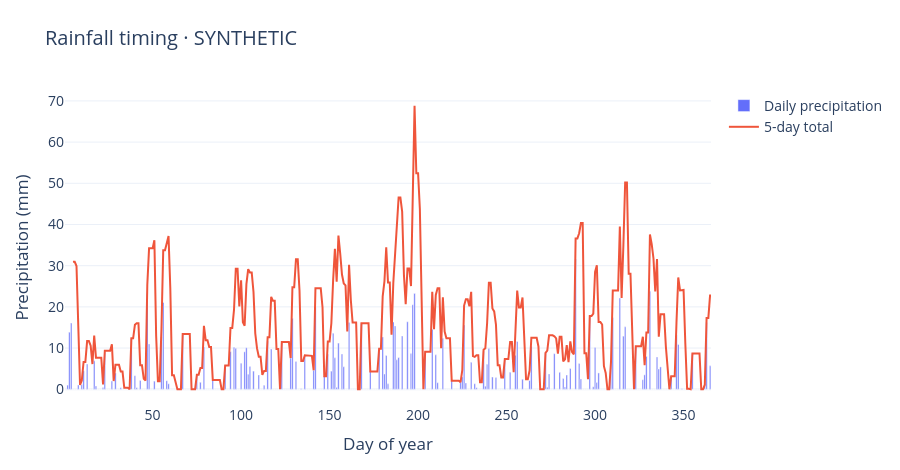

The cell this chart's notebook holds for it:
### Markdown cell above
## Trace the water input through the year

### Code cell
fig = go.Figure()
fig.add_bar(x=np.arange(1, 366), y=rain, name="Daily precipitation")
fig.add_scatter(x=np.arange(1, 366), y=rain.rolling(5).sum(), name="5-day total")
fig.update_layout(title="Rainfall timing · SYNTHETIC", xaxis_title="Day of year", yaxis_title="Precipitation (mm)")
show(fig)
df = monthly_demo()
df["monthly_total_mm"] = df.r * df.days
display(df[["date", "r", "days", "monthly_total_mm"]].head())

### Figure 1 — Plotly figure (JSON) as saved in the notebook; plotly's stock layout.template omitted (floating-point values rounded to 4 significant figures; data arrays with more than 128 entries replaced by an {"elided": "..."} marker saying what was removed)
{"data": [{"name": "Daily precipitation", "type": "bar", "x": {"elided": "365 int values"}, "y": {"elided": "365 float values"}}, {"name": "5-day total", "type": "scatter", "x": {"elided": "365 int values"}, "y": {"elided": "365 float values"}}], "layout": {"font": {"size": 14}, "height": 470, "margin": {"b": 65, "l": 65, "r": 45, "t": 90}, "title": {"text": "Rainfall timing · SYNTHETIC"}, "xaxis": {"title": {"text": "Day of year"}}, "yaxis": {"title": {"text": "Precipitation (mm)"}}}}
